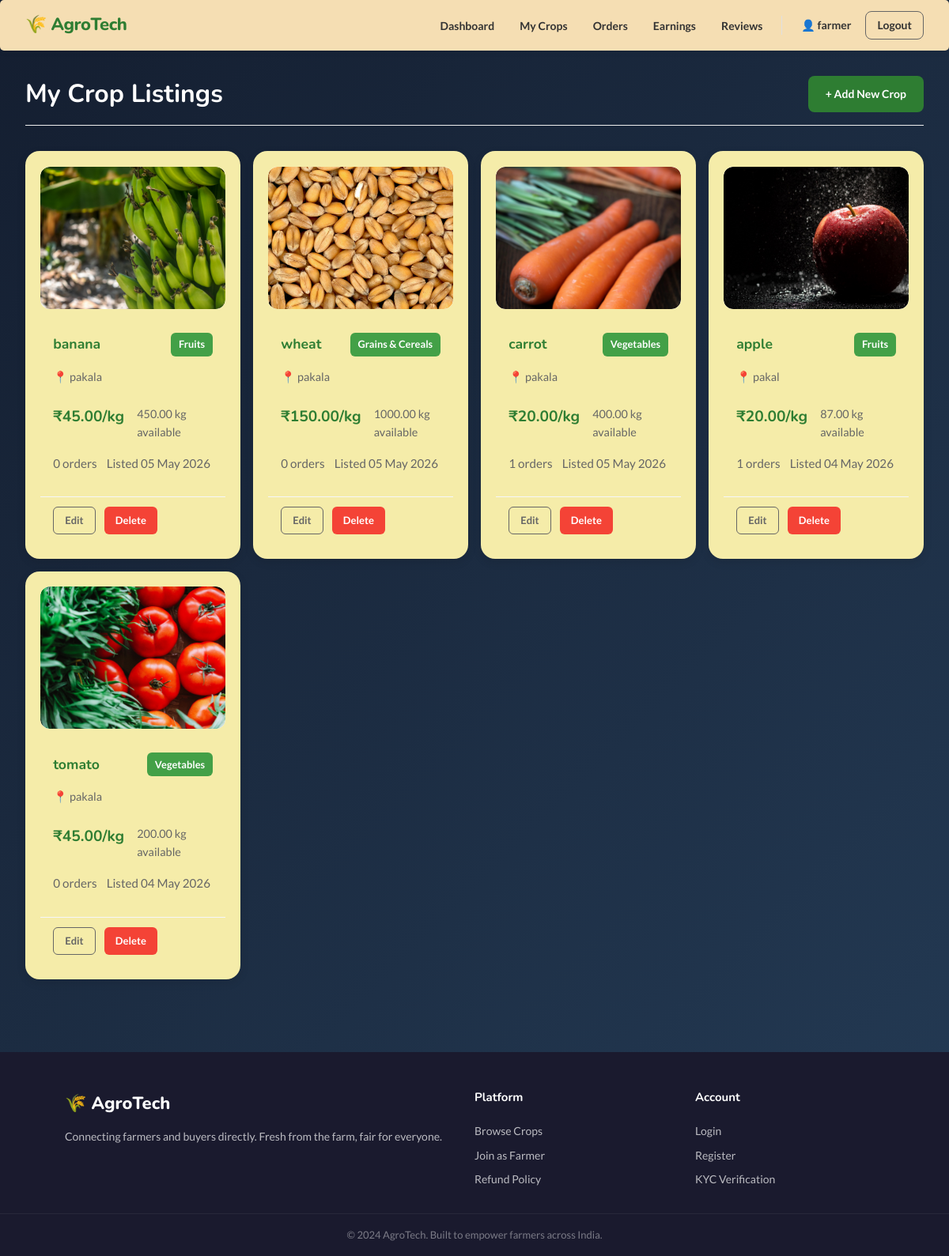
/farmers/my-crops/ (signed in), run on the app's committed database.
### accounts/models.py (models this page shows, shortened)
class User(AbstractUser):
    email = models.EmailField(unique=True)
    USERNAME_FIELD = 'email'
    REQUIRED_FIELDS = ['username']

### farmers/models.py (models this page shows, shortened)
class Crop(models.Model):
    CATEGORY_CHOICES = [
        ('vegetables', 'Vegetables'),
        ('fruits', 'Fruits'),
        ('grains', 'Grains & Cereals'),
        ('pulses', 'Pulses & Legumes'),
        ('spices', 'Spices & Herbs'),
        ('dairy', 'Dairy Products'),
        ('other', 'Other'),
    ]
    farmer = models.ForeignKey(User, on_delete=models.CASCADE, related_name='crops')
    name = models.CharField(max_length=100)
    category = models.CharField(max_length=30, choices=CATEGORY_CHOICES, default='vegetables')
    description = models.TextField()
    price_per_kg = models.DecimalField(max_digits=8, decimal_places=2)
    quantity_kg = models.DecimalField(max_digits=8, decimal_places=2)
    location = models.CharField(max_length=150)
    image = models.ImageField(upload_to='crops/', blank=True, null=True)
    is_available = models.BooleanField(default=True)
    created_on = models.DateTimeField(auto_now_add=True)
    updated_on = models.DateTimeField(auto_now=True)
    def average_rating(self):
        reviews = self.reviews.all()
        if reviews.exists():
            return round(sum(r.rating for r in reviews) / reviews.count(), 1)
        return None
    def total_orders(self):
        return self.orders.count()

### farmers/views.py (the view)
    def wrapper(request, *args, **kwargs):
        if not request.user.is_authenticated:
            return redirect('accounts:login')
        profile = getattr(request.user, 'profile', None)
        if not profile or profile.role != 'farmer':
            messages.error(request, "This page is for farmers only.")
            return redirect('home')
        return view_func(request, *args, **kwargs)

### farmers/views.py (called while the page is built)
def farmer_required(view_func):
    def wrapper(request, *args, **kwargs):
        if not request.user.is_authenticated:
            return redirect('accounts:login')
        profile = getattr(request.user, 'profile', None)
        if not profile or profile.role != 'farmer':
            messages.error(request, "This page is for farmers only.")
            return redirect('home')
        return view_func(request, *args, **kwargs)
    return wrapper

@farmer_required
def my_crops_view(request):
    crops = Crop.objects.filter(farmer=request.user).order_by('-created_on')
    return render(request, 'farmers/my_crops.html', {'crops': crops})

### farmers/templates/farmers/my_crops.html (shortened to what this page needs)
{% extends 'base.html' %}
{% load static %}
{% block extra_css %}
  <link rel="stylesheet" href="{% static 'farmers/my_crops.css' %}?v=4" />
{% endblock %}
{% block content %}
<div class="page-wrapper">
  <div class="page-header">
    <h2>My Crop Listings</h2>
    <a href="{% url 'farmers:add_crop' %}" class="btn btn-green">+ Add New Crop</a>
  </div>
  {% if crops %}
    <div class="crop-grid">
      {% for crop in crops %}
      <div class="crop-card my-crop-card">
        <div class="crop-img-wrap">
          {% if crop.image %}
            <img src="{{ crop.image.url }}" alt="{{ crop.name }}" class="crop-img" />
          {% else %}
            <div class="crop-img-placeholder">🌾</div>
          {% endif %}
        </div>
        <div class="crop-info">
          <div class="crop-top-row">
            <h4>{{ crop.name }}</h4>
            <span class="category-tag">{{ crop.get_category_display }}</span>
          </div>
          <p class="crop-location">📍 {{ crop.location }}</p>
          <div class="crop-price-row">
            <strong class="crop-price">₹{{ crop.price_per_kg }}/kg</strong>
            <span class="crop-qty">{{ crop.quantity_kg }} kg available</span>
          </div>
          <div class="crop-stats-mini">
            <span>{{ crop.total_orders }} orders</span>
            <span>Listed {{ crop.created_on|date:"d M Y" }}</span>
          </div>
        </div>
        <div class="crop-actions">
          <a href="{% url 'farmers:edit_crop' crop.id %}" class="btn btn-outline-sm">Edit</a>
          <a href="{% url 'farmers:delete_crop' crop.id %}" class="btn btn-red-sm">Delete</a>
        </div>
      </div>
      {% endfor %}
    </div>
  {% endif %}
</div>
{% endblock %}

### templates/base.html (shortened to what this page needs)
<!DOCTYPE html>
<html lang="en">
<head>
  {% load static %}
  <link rel="stylesheet" href="{% static 'css/main.css' %}?v=7" />
  {% block extra_css %}{% endblock %}
</head>
<body>
<nav class="navbar">
  <a href="/" class="logo">🌾 AgroTech</a>
  <ul class="nav-links">
    {% if user.is_authenticated %}
      {% with profile=user.profile %}
        {% if user.is_superuser %}
          <li><a href="{% url 'admin_panel:dashboard' %}" class="{% block admin_active %}{% endblock %}">Dashboard</a></li>
          <li><a href="{% url 'admin_panel:kyc_list' %}">KYC</a></li>
          <li><a href="{% url 'admin_panel:users_list' %}">Users</a></li>
          <li><a href="{% url 'admin_panel:orders_list' %}">Orders</a></li>
          <li><a href="{% url 'admin_panel:reviews_list' %}">Reviews</a></li>
        {% elif profile.role == 'farmer' %}
          <li><a href="{% url 'farmers:dashboard' %}">Dashboard</a></li>
          <li><a href="{% url 'farmers:my_crops' %}">My Crops</a></li>
          <li><a href="{% url 'farmers:orders' %}">Orders</a></li>
          <li><a href="{% url 'farmers:earnings' %}">Earnings</a></li>
          <li><a href="{% url 'farmers:reviews' %}">Reviews</a></li>
        {% elif profile.role == 'buyer' %}
          <li><a href="{% url 'buyers:home' %}">Browse</a></li>
          <li><a href="{% url 'buyers:cart' %}">Cart</a></li>
          <li><a href="{% url 'buyers:my_orders' %}">My Orders</a></li>
          <li><a href="{% url 'buyers:wishlist' %}">Wishlist</a></li>
        {% endif %}
      {% endwith %}
      <li>
        <a href="{% url 'accounts:profile' %}" class="nav-profile">
          👤 {{ user.first_name|default:user.username }}
        </a>
      </li>
      <li><a href="{% url 'accounts:logout' %}" class="btn btn-outline-sm">Logout</a></li>
    {% else %}
      <li><a href="{% url 'buyers:home' %}">Browse Crops</a></li>
      <li><a href="{% url 'accounts:login' %}" class="btn btn-outline-sm">Login</a></li>
      <li><a href="{% url 'accounts:register' %}" class="btn btn-green-sm">Sign Up</a></li>
    {% endif %}
  </ul>
</nav>
<main class="main-content">
  {% block content %}{% endblock %}
</main>
<footer class="footer">
  <div class="footer-inner">
    <div class="footer-brand">
      <span class="logo">🌾 AgroTech</span>
      <p>Connecting farmers and buyers directly. Fresh from the farm, fair for everyone.</p>
    </div>
    <div class="footer-links">
      <h4>Platform</h4>
      <a href="{% url 'buyers:home' %}">Browse Crops</a>
      <a href="{% url 'accounts:register' %}">Join as Farmer</a>
      <a href="{% url 'buyers:refund_policy' %}">Refund Policy</a>
    </div>
    <div class="footer-links">
      <h4>Account</h4>
      <a href="{% url 'accounts:login' %}">Login</a>
      <a href="{% url 'accounts:register' %}">Register</a>
      <a href="{% url 'accounts:kyc_upload' %}">KYC Verification</a>
    </div>
  </div>
  <div class="footer-bottom">
    <p>© 2024 AgroTech. Built to empower farmers across India.</p>
  </div>
</footer>
</body>
</html>

### farmers/static/farmers/my_crops.css (style rules this page uses)
.crop-grid { display: grid; grid-template-columns: repeat(auto-fit, minmax(260px, 1fr)); gap: 1rem; }
.my-crop-card { display: grid; grid-template-columns: 1fr; gap: 1rem; padding: 1.2rem; border-radius: 18px; background: rgb(245, 236, 169); color: #333; box-shadow: 0 4px 12px rgba(0,0,0,0.1); transition: transform 0.2s, box-shadow 0.2s; }
.crop-img-wrap { position: relative; border-radius: 12px; overflow: hidden; background: #f8f9fa; }
.crop-img { width: 100%; height: 180px; object-fit: cover; border-radius: 12px; }
.crop-info { display: flex; flex-direction: column; gap: 0.5rem; }
.crop-top-row { display: flex; justify-content: space-between; gap: 1rem; align-items: center; }
.crop-top-row h4 { font-size: 1.1rem; font-weight: 700; color: #2e7d32; margin: 0; }
.category-tag { padding: 0.3rem 0.6rem; background: #43a047; color: white; border-radius: 6px; font-size: 0.8rem; font-weight: 600; }
.crop-location { color: #666; font-size: 0.9rem; display: flex; align-items: center; gap: 0.3rem; }
.crop-price-row { display: flex; justify-content: space-between; gap: 1rem; margin-top: 0.5rem; }
.crop-price { font-size: 1.2rem; font-weight: 700; color: #2e7d32; }
.crop-qty { color: #666; font-size: 0.9rem; }
.crop-stats-mini { display: flex; flex-wrap: wrap; gap: 0.75rem; color: #666; font-size: 0.95rem; }
.crop-stats-mini span { display: flex; align-items: center; gap: 0.2rem; }
.crop-actions { display: flex; gap: 0.7rem; }
.btn-outline-sm { padding: 6px 14px; font-size: 13px; background: transparent; border: 1.5px solid #666; color: #666; border-radius: 6px; font-weight: 600; transition: all 0.2s; }
.btn-red-sm { padding: 6px 14px; font-size: 13px; background: #f44336; color: white; border: none; border-radius: 6px; font-weight: 600; transition: all 0.2s; }
.page-wrapper { max-width: 1200px; margin: 0 auto; padding: 2rem; }
.page-header { display: flex; justify-content: space-between; align-items: center; margin-bottom: 2rem; padding-bottom: 1rem; border-bottom: 1px solid #eee; }
.page-header h2 { font-size: 2rem; color:white; margin: 0; }

### data on the page
User: first_name "farmer"
Crop: image (picture), name "banana", category "Fruits", location "pakala", price_per_kg "45.00", quantity_kg "450.00", total_orders "0", created_on "05 May 2026"
Crop: image (picture), name "wheat", category "Grains & Cereals", location "pakala", price_per_kg "150.00", quantity_kg "1000.00", total_orders "0", created_on "05 May 2026"
Crop: image (picture), name "carrot", category "Vegetables", location "pakala", price_per_kg "20.00", quantity_kg "400.00", total_orders "1", created_on "05 May 2026"
Crop: image (picture), name "apple", category "Fruits", location "pakal", price_per_kg "20.00", quantity_kg "87.00", total_orders "1", created_on "04 May 2026"
Crop: image (picture), name "tomato", category "Vegetables", location "pakala", price_per_kg "45.00", quantity_kg "200.00", total_orders "0", created_on "04 May 2026"
